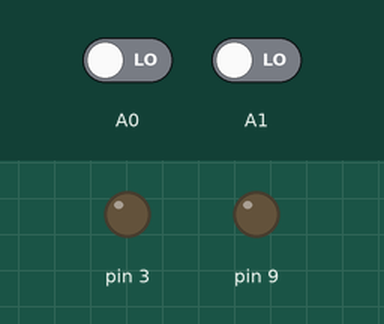
Bench run of a sketch on a simulated Arduino Uno, built with avr-gcc and run on an emulated ATmega328P. Shown: output pins drawn as LEDs (lit = HIGH). The test bench sets the inputs (shaded band); at power-on: A0 LOW, A1 LOW. What the sketch prints to the serial monitor is not drawn.

Above: at 1.2 s.
1.3 s: A0 driven HIGH
At 2.2 s:
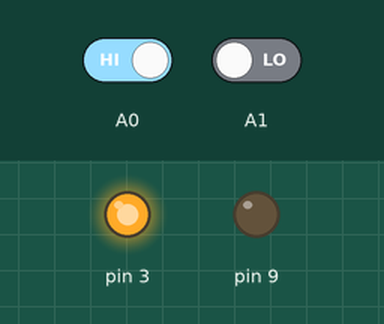
2.8 s: A1 driven HIGH
At 3.4 s:
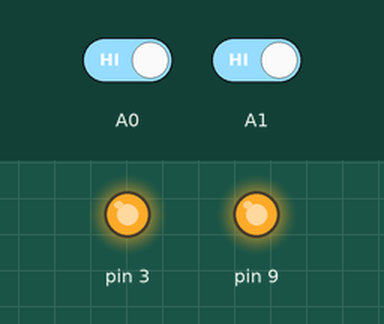
4.3 s: A0 driven LOW
At 5.5 s:
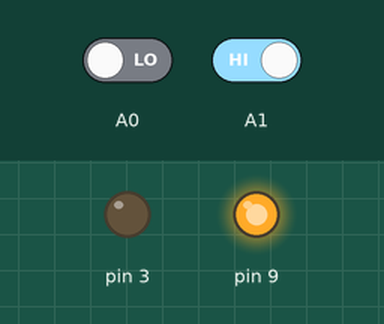
5.8 s: A1 driven LOW
At 6.8 s:
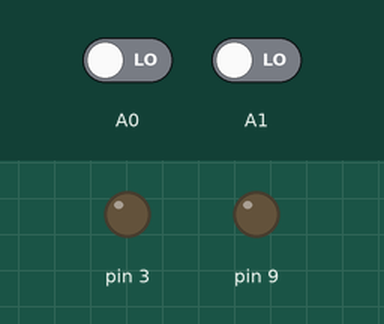
Timing chart, 0 to 8.3 s (numbered marks = the images above; inputs shaded):
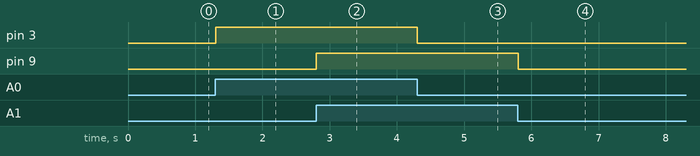

The sketch:

yaoganA.ino
```cpp
void setup(){
  Serial.begin(9600);
  pinMode(A0, INPUT);
  pinMode(3, OUTPUT);
  pinMode(A1, INPUT);
  pinMode(9, OUTPUT);
}

void loop(){
  Serial.println(digitalRead(A0));
  if (digitalRead(A0) == true) {
    digitalWrite(3,HIGH);

  } else {
    digitalWrite(3,LOW);

  }
  if (digitalRead(A1) == true) {
    digitalWrite(9,HIGH);

  } else {
    digitalWrite(9,LOW);

  }

}
```

Measured:
- after the input at 1.3 s, pin 3: LOW → HIGH at once
- after the input at 2.8 s, pin 9: LOW → HIGH at once
- after the input at 4.3 s, pin 3: HIGH → LOW at once
- after the input at 5.8 s, pin 9: HIGH → LOW at once
